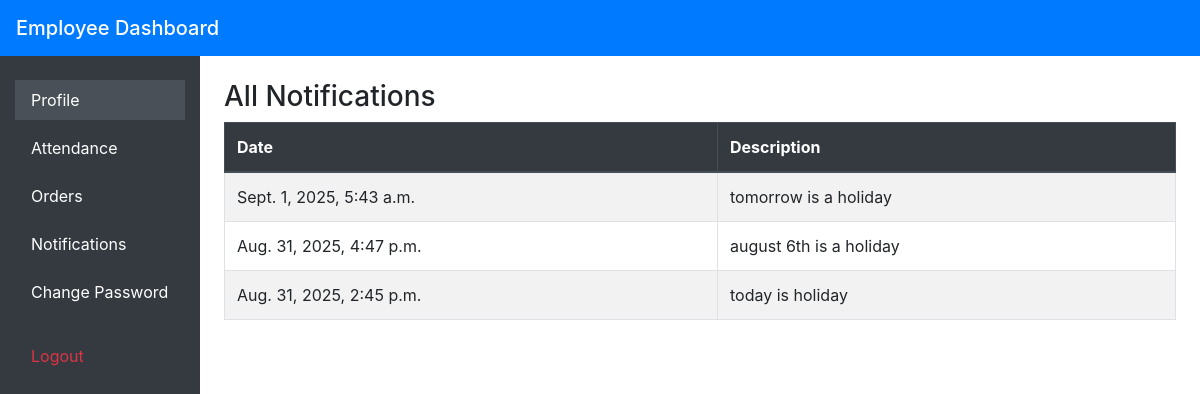
Page /employee/notifications/ (signed in) on the earlier database version.
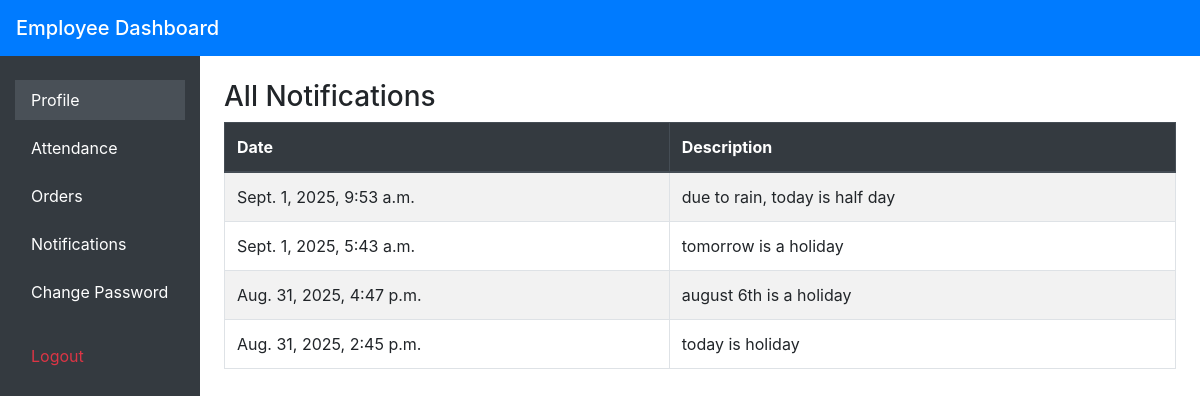
Same page on the later database version.
### management/models.py (models this page shows, shortened)
class Notification(models.Model):
    description = models.TextField()
    date_created = models.DateTimeField(auto_now_add=True)

### management/views.py (the view)
# urls.py: path('employee/notifications/', views.notifications_view, name='notifications'),
def notifications_view(request):
    employee_id = request.session.get('employee_id')
    if not employee_id:
        return redirect('login')
    notifications = Notification.objects.all().order_by('-date_created')
    context = {'notifications': notifications}
    return render(request, 'notifications.html', context)

### management/templates/notifications.html (shortened to what this page needs)
<!DOCTYPE html>
<html lang="en">
<head>
    <link href="https://cdn.jsdelivr.net/npm/bootstrap@4.6.2/dist/css/bootstrap.min.css" rel="stylesheet">
</head>
<body>
<nav class="navbar navbar-dark bg-primary">
    <span class="navbar-brand mb-0 h1">Employee Dashboard</span>
</nav>
<div class="container-fluid">
    <div class="row">
        <nav class="col-md-2 d-none d-md-block sidebar py-4">
            <div class="nav flex-column">
                <a class="nav-link active mb-2" href="{% url 'employee_dashboard' %}">Profile</a>
                <a class="nav-link mb-2" href="{% url 'attendance' %}">Attendance</a>
                <a class="nav-link mb-2" href="{% url 'orders' %}">Orders</a>
                <a class="nav-link mb-2" href="{% url 'notifications' %}">Notifications</a>
                <a class="nav-link mb-2" href="{% url 'change_password' %}">Change Password</a>
                <a class="nav-link text-danger mt-3" href="{% url 'logout' %}">Logout</a>
            </div>
        </nav>
<main class="col-md-9 ml-sm-auto col-lg-10 px-4 py-4">
    <h3>All Notifications</h3>
    <div class="table-responsive">
        <table class="table table-bordered table-striped">
            <thead class="thead-dark">
                <tr>
                    <th>Date</th>
                    <th>Description</th>
                </tr>
            </thead>
            <tbody>
                {% for notification in notifications %}
                <tr>
                    <td>{{ notification.date_created }}</td>
                    <td>{{ notification.description }}</td>
                </tr>
                {% empty %}
                <tr>
                    <td colspan="2" class="text-center">No notifications found.</td>
                </tr>
                {% endfor %}
            </tbody>
        </table>
    </div>
</main>
    </div>
</div>
</body>
</html>

Differences in the rows shown:
added Notification: date_created "Sept. 1, 2025, 9:53 a.m.", description "due to rain, today is half day"
